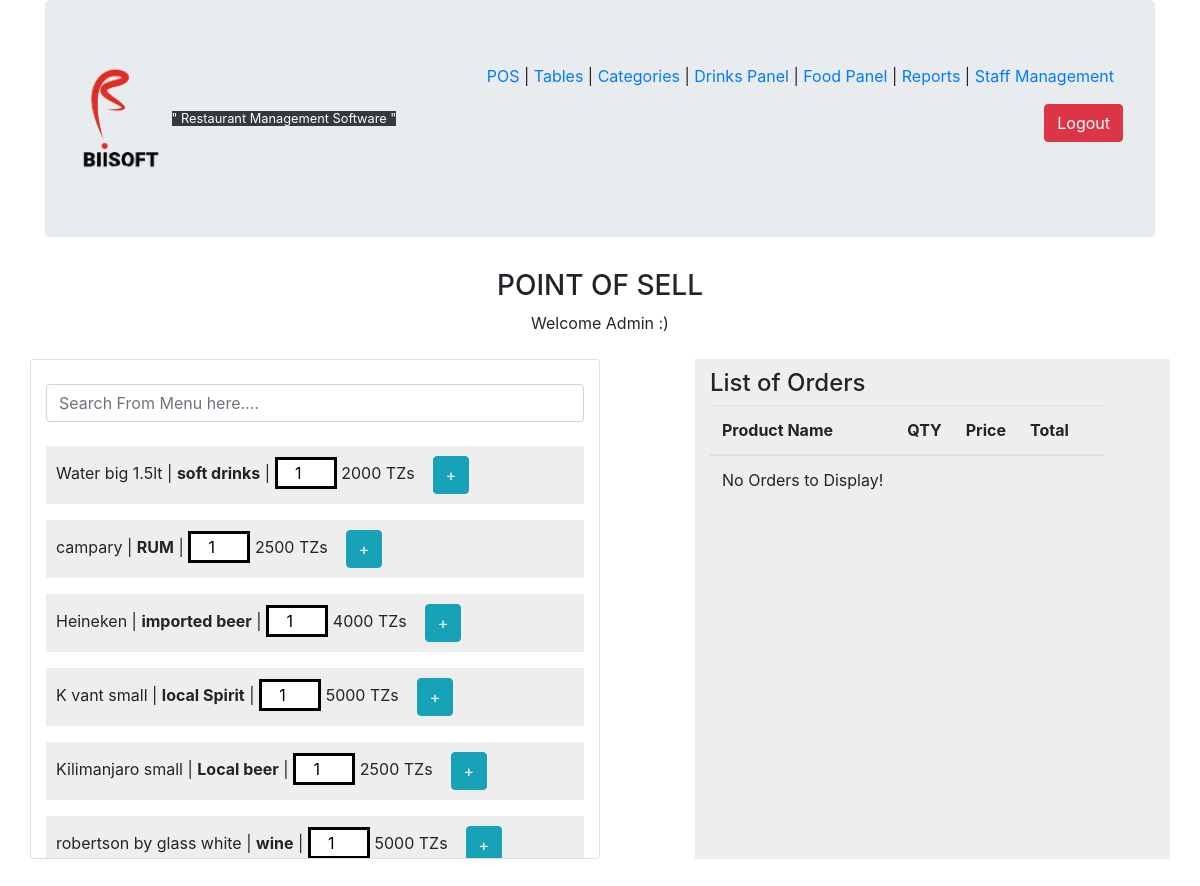
/pos.php (signed in), run on the app's committed database.
### tables this page shows
CREATE TABLE `products` (
  `products_id` int(11) NOT NULL,
  `products_name` varchar(50) NOT NULL,
  `products_cat` int(11) NOT NULL,
  `products_qty` int(11) NOT NULL DEFAULT 0 COMMENT 'this will be updated when product is ourchased\n',
  `products_price` int(11) NOT NULL DEFAULT 0 COMMENT 'this will be updated when product is ourchased\n',
  `products_status` varchar(45) NOT NULL DEFAULT 'active',
  `products_time` int(11) NOT NULL,
  `products_deleted` int(11) NOT NULL DEFAULT 0,
  `products_dlt_date` int(11) DEFAULT NULL,
  `products_dlt_by` varchar(45) DEFAULT NULL,
  `products_profitPerPc` int(11) NOT NULL DEFAULT 0
);

CREATE TABLE `categories` (
  `categories_id` int(11) NOT NULL,
  `categories_name` varchar(50) NOT NULL,
  `categories_status` varchar(45) NOT NULL DEFAULT 'active',
  `categories_time` int(11) NOT NULL,
  `categories_deleted` int(11) NOT NULL DEFAULT 0,
  `categories_dlt_date` int(11) DEFAULT NULL,
  `categories_dlt_by` varchar(45) DEFAULT NULL
);

### pos.php (the view, shortened to what this page needs)
<?php
include "includes/start.php";
 if ($_SESSION['ROLE'] == 1 || $_SESSION['ROLE'] == 3) {
include "includes/header.php";
?>
        <div class="container">
           <center>
			   <h3>POINT OF SELL</h3>
               <?php
                echo "Welcome ".ucwords($_SESSION['USERNAME'])." :)";
                 ?>
           </center>
           <br>
        	<div class="row">
        		<div class="col-md-6 card" id="service_only">
        			<br>
 <input type="search" id="pSearch" name="pSearch" class="form-control"
        			placeholder="Search From Menu here...."
        			oninput="w3.filterHTML('#searchProduct','.item', this.value)" >
        			<br>
					<?php
						$selectProducts = $mysqli->query("SELECT categories_name,products_name,products_price FROM products,categories WHERE categories_id = products_cat && products_deleted = 0 && products_status = 'active' && products_qty > 0") or die("ERROR 5000");
						while($rows = $selectProducts->fetch_assoc()):
					?>
					<form method="POST" action="">
						<div id="searchProduct">
						<p class="light-grey item"><?php echo $rows['products_name'];?> | <b><?php echo $rows['categories_name'];?></b>   | <input type="number" name="qty"
        				value="1" class="inputSmall" required> <?php echo $rows['products_price'];?> TZs &nbsp;&nbsp;
        				<button type="submit" name="addOrder" class="btn btn-info">+</button></p>
        				</div>
					</form>
        				<?php
        			endwhile;
                            ?>
        		</div>
        		<div class="col-md-1 bg-white">
        		</div>
        		<div class="col-md-5 light-grey">
        			<h4 class="h4 float-left">List of Orders</h4>
        			<table class="table table-responsive">
        			<thead>
        				<tr>
        						<th>
        							Product Name
        						</th>
        						<th>
        							QTY
        						</th>
        						<th>
        							Price
        						</th>
        						<th>
        							Total
        						</th>
        						<th>
        						</th>
        				</tr>
        				</thead>
        				<tbody>
        					<?php
							$orderBy = $_SESSION['USERNAME'];
						$selectOrders = $mysqli->query("SELECT * FROM orders WHERE issued_by = '$orderBy'") or die(mysqli_error($mysqli));
						$ordersCount = mysqli_num_rows($selectOrders);
						if ($ordersCount > 0) {
						while($rows = $selectOrders->fetch_assoc()):
					?>
        					<tr>
        						<td><?php echo $rows['orders_name'];?></td>
        						<td><center><?php echo $rows['orders_qty'];?></center></td>
        						<td><?php echo $rows['orders_price'];?></td>
        						<td><?php echo $rows['orders_total'];?></td>
        						<td><a href="pos.php?delete=<?php echo $rows['orders_id'];?>" class="btn btn-danger">x</a></td>
        					</tr>
        					<?php
        					endwhile;
						}else{
							?>
							<tr>
								<td>No Orders to Display!</td>
							</tr>
							<?php
						}
        					 ?>
        				</tbody>
        			</table>
        		</div>
        	</div>
        </div>
  <?php
      include "includes/footer.php";
        }else{
       $message = "Access Denied!";
       header("location: login.php?success=$message");
       exit();
 }
?>

### css/main.css (style rules this page uses)
.float-left { float: left; }
.inputSmall { width: 12%; text-align: center; border: solid black 3px; }
.light-grey { background: #EEE; padding: 10px; }
#service_only { display:block; height:500px; overflow:auto; }

### data on the page
products: products_name "Water big 1.5lt", products_cat.categories_name "soft drinks", products_price "2000"
products: products_name "campary", products_cat.categories_name "RUM", products_price "2500"
products: products_name "Heineken", products_cat.categories_name "imported beer", products_price "4000"
products: products_name "K vant small", products_cat.categories_name "local Spirit", products_price "5000"
products: products_name "Kilimanjaro small", products_cat.categories_name "Local beer", products_price "2500"
products: products_name "robertson by glass white", products_cat.categories_name "wine", products_price "5000"

### other printed values
$_SESSION['USERNAME'] "Admin"
